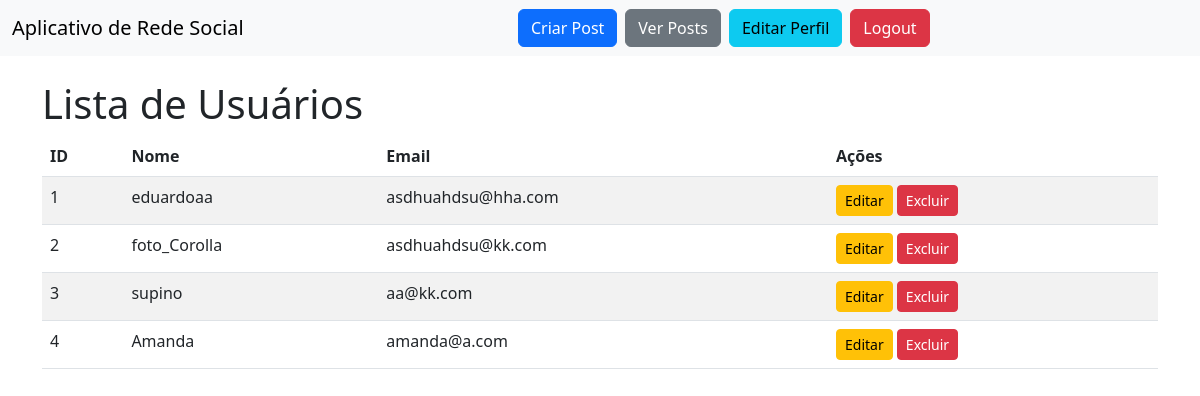
Before: /users (signed in) with the older database file.
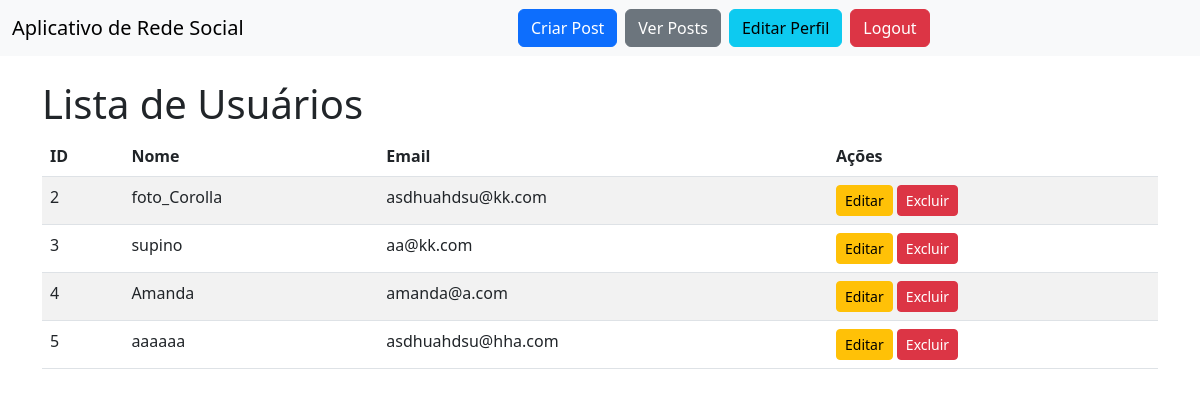
After: the same page with the newer database file.
### models.py (models this page shows)
class Usuario(db.Model):
    __tablename__ = 'usuarios'
    id = db.Column(db.Integer, primary_key=True)
    nome = db.Column(db.String(100), nullable=False)
    email = db.Column(db.String(100), unique=True, nullable=False)
    senha = db.Column(db.String(200), nullable=False)
    is_admin = db.Column(db.Boolean, default=False)
    posts = db.relationship('Post', backref='autor', lazy=True)

### routes/user_routes.py (the view)
    @app.route('/users', methods=['GET'])
    def users():
        current_user_id = get_current_user_id()
        if not current_user_id:
            flash("Você precisa estar logado para acessar esta página.", "error")
            return redirect(url_for('login'))
        current_user = Usuario.query.get(current_user_id)
        if not (current_user and current_user.is_admin):
            flash("Você não tem permissão para ver a lista de usuários.", "error")
            return redirect(url_for('home'))
        all_users = Usuario.query.all()
        return render_template('user/users.html', users=all_users)

### routes/user_routes.py (called while the page is built)
def get_current_user_id():
    access_token = session.get('access_token')
    if not access_token:
        return None
    try:
        decoded = decode_token(access_token) # Decodifica o token JWT
        return int(decoded.get("sub")) # sub é o campo padrão para o ID do usuário retornado pelo JWT
    except Exception:
        return None

### templates/user/users.html (shortened to what this page needs)
{% extends "base.html" %}
{% block content %}
    <h1>Lista de Usuários</h1>
    <table class="table table-striped">
        <thead>
        <tr>
            <th>ID</th>
            <th>Nome</th>
            <th>Email</th>
            <th>Ações</th>
        </tr>
        </thead>
        <tbody>
        {% for user in users %}
            <tr>
                <td>{{ user.id }}</td>
                <td>{{ user.nome }}</td>
                <td>{{ user.email }}</td>
                <td>
                    <a href="{{ url_for('edit_user', user_id=user.id) }}" class="btn btn-warning btn-sm">Editar</a>
                    <form action="{{ url_for('delete_user', user_id=user.id) }}" method="POST" style="display:inline;">
                        <button type="submit" class="btn btn-danger btn-sm" onclick="return confirm('Tem certeza que deseja excluir este usuário?');">
                            Excluir
                        </button>
                    </form>
                </td>
            </tr>
        {% endfor %}
        </tbody>
    </table>
{% endblock %}

Changed rows visible on the page:
removed Usuario: id "1", nome "eduardoaa", email "asdhuahdsu@hha.com"
added Usuario: id "5", nome "aaaaaa", email "asdhuahdsu@hha.com"
